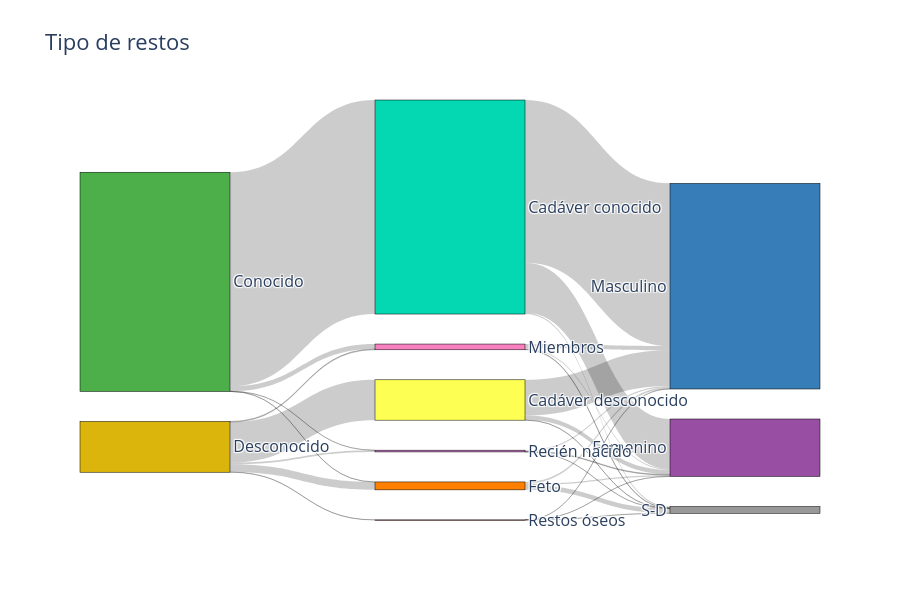

The code cell stored with this chart in its notebook:
### Markdown cell above
#### Des/conocido, tipo restos, sexo (aluvial)

Relación entre variables categóricas

### Code cell
import plotly.graph_objects as go

cols = ['Identificacion', 'Tipo_restos', 'Sexo']

data = df[cols].value_counts().reset_index()
data.columns = cols + ['freq']
data.head()

# Step 1: Build all unique labels
labels = pd.unique(data[cols].values.ravel()).tolist()
label_index = {l: i for i, l in enumerate(labels)}
label_colors = [dic_color.get(label, 'lightgray') for label in labels]

# Step 2: Create source-target pairs
links = list()
for s,t in zip(cols, cols[1:]):
    link = data.groupby([s,t])['freq'].sum().reset_index()
    link['source'] = link[s].map(label_index)
    link['target'] = link[t].map(label_index)
    links.append( link[['source','target','freq']] )
    
links = pd.concat(links)
links.head()

# Step 3: Build the Sankey diagram
fig = go.Figure(data=[go.Sankey(
    node=dict(
        pad=30,
        thickness=150,
        line=dict(color="black", width=0.5),
        label=labels,
        color=label_colors
    ),
    link=dict(
        source=links['source'],
        target=links['target'],
        value=links['freq']
    )
)])

fig.update_layout(title_text="Tipo de restos", 
                  width=900,height=600,
                  font_size=16)
fig.show()

#import plotly.io as pio
#pio.write_image(fig, "imagenes/BO_Sankey_Conocido+Tipo+Sexo.svg", format='svg')

### Figure 1 — Plotly figure (JSON) as saved in the notebook; plotly's stock layout.template omitted (floating-point values rounded to 4 significant figures)
{"data": [{"link": {"source": [0, 0, 0, 0, 0, 0, 4, 4, 4, 4, 4, 4, 7, 7, 7, 7, 7, 7, 1, 1, 1, 5, 5, 5, 9, 9, 9, 6, 6, 6, 8, 8, 8, 10, 10, 10], "target": [1, 5, 9, 6, 8, 10, 1, 5, 9, 6, 8, 10, 1, 5, 9, 6, 8, 10, 3, 2, 7, 3, 2, 7, 3, 2, 7, 3, 2, 7, 3, 2, 7, 3, 2, 7], "value": [76756, 0, 31, 31, 1795, 0, 0, 14479, 602, 2813, 270, 48, 0, 0, 0, 0, 0, 0, 17923, 58337, 496, 1580, 12845, 54, 251, 379, 3, 462, 662, 1720, 384, 1511, 170, 1, 7, 40]}, "node": {"color": ["#4daf4a", "#04d8b2", "#377eb8", "#984ea3", "#dbb40c", "#fdff52", "#ff7f00", "#999999", "#f781bf", "#c875c4", "#c85a53"], "label": ["Conocido", "Cadáver conocido", "Masculino", "Femenino", "Desconocido", "Cadáver desconocido", "Feto", "S-D", "Miembros", "Recién nacido", "Restos óseos"], "line": {"color": "black", "width": 0.5}, "pad": 30, "thickness": 150}, "type": "sankey"}], "layout": {"font": {"size": 16}, "height": 600, "title": {"text": "Tipo de restos"}, "width": 900}}
